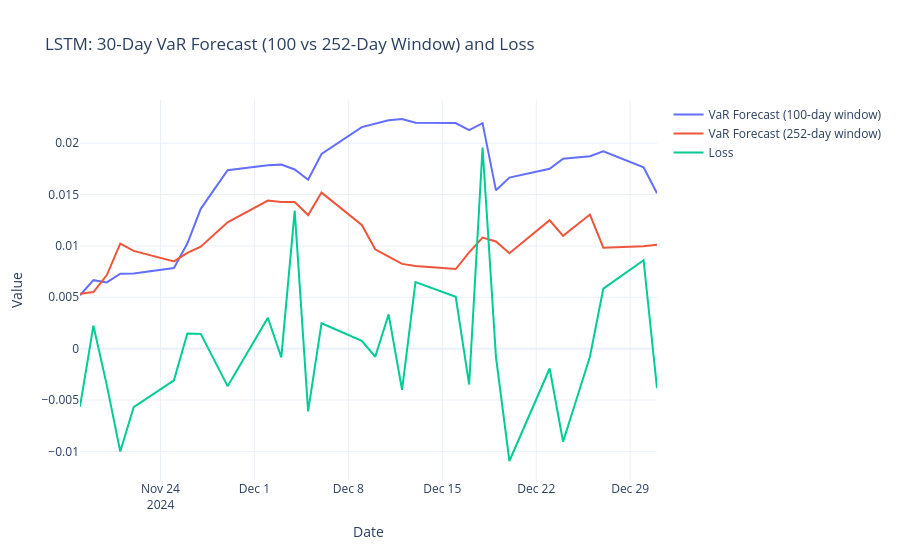

Notebook cell for this chart:
### Code cell
fig = go.Figure()

fig.add_scatter(
    x=thirty_day_var_with_100_day_data.index,
    y=thirty_day_var_with_100_day_data["varForecast"],
    mode="lines",
    name="VaR Forecast (100-day window)",
)

fig.add_scatter(
    x=thirty_day_var_with_252_day_data.index,
    y=thirty_day_var_with_252_day_data["varForecast"],
    mode="lines",
    name="VaR Forecast (252-day window)",
)

fig.add_scatter(
    x=thirty_day_var_with_100_day_data.index,
    y=thirty_day_var_with_100_day_data["loss"],
    mode="lines",
    name="Loss",
)

fig.update_layout(
    title="LSTM: 30-Day VaR Forecast (100 vs 252-Day Window) and Loss",
    xaxis_title="Date",
    yaxis_title="Value",
    template="plotly_white",
)

fig.show()
